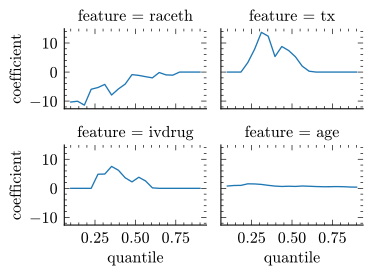

This chart was generated by the following Python code:
# %%
import numpy as np
import pandas as pd
import seaborn as sns
from sksurv.datasets import load_aids
from sklearn.linear_model import QuantileRegressor
import matplotlib.pyplot as plt
from tqdm import tqdm

# %%
X, y_frame = load_aids()
X = X.astype(float)

# %%
y_data = pd.DataFrame(y_frame)
_, y = y_data.values.T
y = y.astype(float)

# %%
quantiles = np.linspace(0.1, 0.9, 20)
coeffs = {}

for q in tqdm(quantiles):
    model = QuantileRegressor(quantile=q, alpha=0.01)
    model.fit(X, y)
    coeffs[q] = model.coef_

# %%
df_coeffs = pd.DataFrame(coeffs, index=X.columns)
features_important = df_coeffs.abs().sum(axis=1).sort_values(ascending=False).head(4)
df_coeffs = df_coeffs.loc[features_important.index].reset_index(names="feature")
df_coeffs = df_coeffs.melt("feature", var_name="quantile", value_name="coefficient")

# %%
plt.style.use("../assets/plot.mplstyle")

plot = sns.relplot(
    data=df_coeffs,
    x="quantile",
    y="coefficient",
    col="feature",
    col_wrap=2,
    kind="line",
    height=3 / 2,
    aspect=4 / 3,
)

# %%
plot.savefig("aids.svg", transparent=True)

# %%
plot.axes[0].spines["right"].set_visible(True)

# %%
plot.figure

# %%


def enable_spines(plot):
    for ax in plot.axes:
        ax.spines["right"].set_visible(True)
        ax.spines["top"].set_visible(True)
        ax.spines["left"].set_visible(True)
        ax.spines["bottom"].set_visible(True)
    return plot


enable_spines(plot)
plot.figure

# %%
